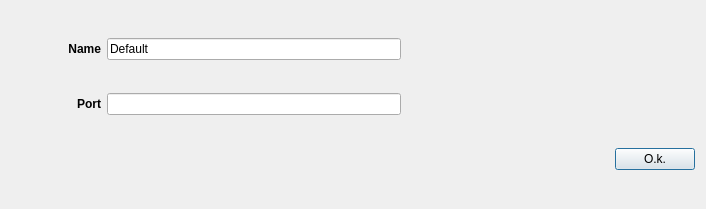
<?xml version="1.0" encoding="UTF-8"?>
<ui version="4.0">
 <class>UdpSourceDialog</class>
 <widget class="QDialog" name="UdpSourceDialog">
  <property name="geometry">
   <rect>
    <x>0</x>
    <y>0</y>
    <width>706</width>
    <height>209</height>
   </rect>
  </property>
  <property name="sizePolicy">
   <sizepolicy hsizetype="Preferred" vsizetype="Minimum">
    <horstretch>0</horstretch>
    <verstretch>0</verstretch>
   </sizepolicy>
  </property>
  <property name="windowTitle">
   <string>Dialog</string>
  </property>
  <layout class="QVBoxLayout" name="verticalLayout">
   <item>
    <layout class="QHBoxLayout" name="iconLayout"/>
   </item>
   <item>
    <layout class="QHBoxLayout" name="horizontalLayout_2">
     <item>
      <widget class="QLabel" name="label_2">
       <property name="sizePolicy">
        <sizepolicy hsizetype="Fixed" vsizetype="Preferred">
         <horstretch>0</horstretch>
         <verstretch>0</verstretch>
        </sizepolicy>
       </property>
       <property name="minimumSize">
        <size>
         <width>90</width>
         <height>0</height>
        </size>
       </property>
       <property name="font">
        <font>
         <weight>75</weight>
         <bold>true</bold>
        </font>
       </property>
       <property name="text">
        <string>Name</string>
       </property>
       <property name="alignment">
        <set>Qt::AlignRight|Qt::AlignTrailing|Qt::AlignVCenter</set>
       </property>
      </widget>
     </item>
     <item>
      <widget class="QLineEdit" name="name">
       <property name="text">
        <string>Default</string>
       </property>
      </widget>
     </item>
     <item>
      <spacer name="horizontalSpacer_2">
       <property name="orientation">
        <enum>Qt::Horizontal</enum>
       </property>
       <property name="sizeHint" stdset="0">
        <size>
         <width>40</width>
         <height>20</height>
        </size>
       </property>
      </spacer>
     </item>
    </layout>
   </item>
   <item>
    <layout class="QHBoxLayout" name="horizontalLayout_3">
     <item>
      <widget class="QLabel" name="labelPort">
       <property name="minimumSize">
        <size>
         <width>90</width>
         <height>0</height>
        </size>
       </property>
       <property name="font">
        <font>
         <weight>75</weight>
         <bold>true</bold>
        </font>
       </property>
       <property name="text">
        <string>Port</string>
       </property>
       <property name="alignment">
        <set>Qt::AlignRight|Qt::AlignTrailing|Qt::AlignVCenter</set>
       </property>
      </widget>
     </item>
     <item>
      <widget class="QLineEdit" name="port"/>
     </item>
     <item>
      <spacer name="horizontalSpacer_3">
       <property name="orientation">
        <enum>Qt::Horizontal</enum>
       </property>
       <property name="sizeHint" stdset="0">
        <size>
         <width>40</width>
         <height>20</height>
        </size>
       </property>
      </spacer>
     </item>
    </layout>
   </item>
   <item>
    <layout class="QHBoxLayout" name="horizontalLayout">
     <item>
      <spacer name="horizontalSpacer">
       <property name="orientation">
        <enum>Qt::Horizontal</enum>
       </property>
       <property name="sizeHint" stdset="0">
        <size>
         <width>40</width>
         <height>20</height>
        </size>
       </property>
      </spacer>
     </item>
     <item>
      <widget class="QPushButton" name="pushButtonOk">
       <property name="text">
        <string>O.k.</string>
       </property>
      </widget>
     </item>
    </layout>
   </item>
  </layout>
 </widget>
 <resources/>
 <connections/>
</ui>
